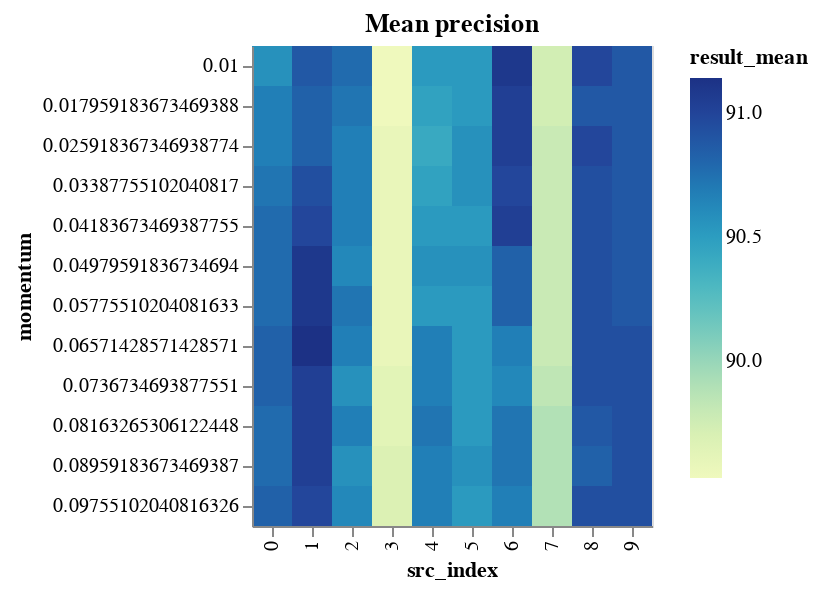

Write notebook code for a chart like this one.
### Code cell
momentum_results_encoding = {
    "x": "src_index:O",
    "y": "momentum:O",
    "color": "result_mean:Q",
}
momentum_results_tooltip = [
    "result_mean",
    "result_std",
    "neurons",
    "layers",
    "epochs",
    "learning_rate",
    "momentum",
    "src_index",
]
MOMENTUM_BINS = np.array_split(
    MOMENTUM_RANGE, MOMENTUM_RANGE.max() // MOMENTUM_BIN_SIZE + 1
)


def binified_momentum_heatmap(title, momentum_df):
    return binified_heatmap(
        title,
        momentum_df,
        "momentum",
        MOMENTUM_BINS,
        momentum_results_tooltip,
        **momentum_results_encoding
    )


binified_momentum_heatmap("Mean precision", momentum_results_df)

### Figure 1 — Vega-Lite specification as saved in the notebook (floating-point values rounded to 4 significant figures)
{"config": {"view": {"continuousWidth": 400, "continuousHeight": 300}}, "hconcat": [{"mark": "rect", "encoding": {"color": {"type": "quantitative", "field": "result_mean"}, "tooltip": [{"type": "quantitative", "field": "result_mean"}, {"type": "quantitative", "field": "result_std"}, {"type": "quantitative", "field": "neurons"}, {"type": "quantitative", "field": "layers"}, {"type": "quantitative", "field": "epochs"}, {"type": "quantitative", "field": "learning_rate"}, {"type": "quantitative", "field": "momentum"}, {"type": "quantitative", "field": "src_index"}], "x": {"type": "ordinal", "field": "src_index"}, "y": {"type": "ordinal", "field": "momentum"}}, "selection": {"selector007": {"type": "interval", "bind": "scales", "encodings": ["x", "y"]}}, "title": "Mean precision"}], "data": {"name": "data-00e7687defaf1b0b76cd716b2fbe7ee4"}, "$schema": "https://vega.github.io/schema/vega-lite/v4.8.1.json", "datasets": {"data-00e7687defaf1b0b76cd716b2fbe7ee4": [{"neurons": 14, "layers": 3, "epochs": 60, "learning_rate": 0.0416, "momentum": 0.04184, "result_mean": 90.78, "result_std": 0.4169, "src_index": 0}, {"neurons": 14, "layers": 3, "epochs": 60, "learning_rate": 0.0416, "momentum": 0.0498, "result_mean": 90.78, "result_std": 0.4169, "src_index": 0}, {"neurons": 14, "layers": 3, "epochs": 60, "learning_rate": 0.0416, "momentum": 0.05776, "result_mean": 90.78, "result_std": 0.4169, "src_index": 0}, {"neurons": 14, "layers": 3, "epochs": 60, "learning_rate": 0.0416, "momentum": 0.03388, "result_mean": 90.72, "result_std": 0.4477, "src_index": 0}, {"neurons": 14, "layers": 3, "epochs": 100, "learning_rate": 0.0294, "momentum": 0.06571, "result_mean": 91.14, "result_std": 0.4952, "src_index": 1}, {"neurons": 14, "layers": 3, "epochs": 100, "learning_rate": 0.0294, "momentum": 0.07367, "result_mean": 91.04, "result_std": 0.4853, "src_index": 1}, {"neurons": 14, "layers": 3, "epochs": 100, "learning_rate": 0.0294, "momentum": 0.08163, "result_mean": 91.04, "result_std": 0.4853, "src_index": 1}, {"neurons": 14, "layers": 3, "epochs": 100, "learning_rate": 0.0294, "momentum": 0.03388, "result_mean": 90.93, "result_std": 0.4836, "src_index": 1}, {"neurons": 14, "layers": 3, "epochs": 60, "learning_rate": 0.0457, "momentum": 0.09755, "result_mean": 90.62, "result_std": 0.4556, "src_index": 2}, {"neurons": 14, "layers": 3, "epochs": 100, "learning_rate": 0.0335, "momentum": 0.01, "result_mean": 91.09, "result_std": 0.5056, "src_index": 6}, {"neurons": 14, "layers": 3, "epochs": 60, "learning_rate": 0.0416, "momentum": 0.06571, "result_mean": 90.83, "result_std": 0.4981, "src_index": 0}, {"neurons": 14, "layers": 3, "epochs": 60, "learning_rate": 0.0416, "momentum": 0.01796, "result_mean": 90.67, "result_std": 0.4988, "src_index": 0}, {"neurons": 14, "layers": 3, "epochs": 60, "learning_rate": 0.0416, "momentum": 0.02592, "result_mean": 90.67, "result_std": 0.4988, "src_index": 0}, {"neurons": 14, "layers": 3, "epochs": 100, "learning_rate": 0.0294, "momentum": 0.02592, "result_mean": 90.83, "result_std": 0.5148, "src_index": 1}, {"neurons": 14, "layers": 3, "epochs": 100, "learning_rate": 0.0294, "momentum": 0.04184, "result_mean": 90.98, "result_std": 0.5403, "src_index": 1}, {"neurons": 14, "layers": 3, "epochs": 60, "learning_rate": 0.0376, "momentum": 0.08959, "result_mean": 90.57, "result_std": 0.5006, "src_index": 5}, {"neurons": 8, "layers": 1, "epochs": 130, "learning_rate": 0.0213, "momentum": 0.07367, "result_mean": 89.63, "result_std": 0.4083, "src_index": 3}, {"neurons": 8, "layers": 1, "epochs": 130, "learning_rate": 0.0213, "momentum": 0.08163, "result_mean": 89.63, "result_std": 0.4083, "src_index": 3}, {"neurons": 14, "layers": 3, "epochs": 60, "learning_rate": 0.0416, "momentum": 0.08959, "result_mean": 90.78, "result_std": 0.5267, "src_index": 0}, {"neurons": 14, "layers": 3, "epochs": 100, "learning_rate": 0.0294, "momentum": 0.0498, "result_mean": 91.09, "result_std": 0.5591, "src_index": 1}, {"neurons": 14, "layers": 3, "epochs": 100, "learning_rate": 0.0294, "momentum": 0.05776, "result_mean": 91.09, "result_std": 0.5591, "src_index": 1}, {"neurons": 14, "layers": 3, "epochs": 60, "learning_rate": 0.0457, "momentum": 0.05776, "result_mean": 90.72, "result_std": 0.5263, "src_index": 2}, {"neurons": 14, "layers": 3, "epochs": 60, "learning_rate": 0.0457, "momentum": 0.01, "result_mean": 90.78, "result_std": 0.532, "src_index": 2}, {"neurons": 14, "layers": 3, "epochs": 100, "learning_rate": 0.0294, "momentum": 0.08959, "result_mean": 91.04, "result_std": 0.5611, "src_index": 1}, {"neurons": 14, "layers": 3, "epochs": 100, "learning_rate": 0.0335, "momentum": 0.01796, "result_mean": 91.04, "result_std": 0.5611, "src_index": 6}, {"neurons": 14, "layers": 3, "epochs": 100, "learning_rate": 0.0335, "momentum": 0.02592, "result_mean": 91.04, "result_std": 0.5611, "src_index": 6}, {"neurons": 14, "layers": 3, "epochs": 100, "learning_rate": 0.0335, "momentum": 0.04184, "result_mean": 91.04, "result_std": 0.5635, "src_index": 6}, {"neurons": 14, "layers": 3, "epochs": 60, "learning_rate": 0.0416, "momentum": 0.07367, "result_mean": 90.83, "result_std": 0.5473, "src_index": 0}, {"neurons": 14, "layers": 3, "epochs": 60, "learning_rate": 0.0416, "momentum": 0.09755, "result_mean": 90.83, "result_std": 0.5473, "src_index": 0}, {"neurons": 14, "layers": 3, "epochs": 100, "learning_rate": 0.0294, "momentum": 0.01, "result_mean": 90.88, "result_std": 0.5559, "src_index": 1}, {"neurons": 14, "layers": 3, "epochs": 60, "learning_rate": 0.0416, "momentum": 0.08163, "result_mean": 90.78, "result_std": 0.5518, "src_index": 0}, {"neurons": 14, "layers": 3, "epochs": 90, "learning_rate": 0.0335, "momentum": 0.01796, "result_mean": 90.88, "result_std": 0.5624, "src_index": 8}, {"neurons": 14, "layers": 3, "epochs": 60, "learning_rate": 0.0457, "momentum": 0.06571, "result_mean": 90.67, "result_std": 0.5461, "src_index": 2}, {"neurons": 14, "layers": 3, "epochs": 60, "learning_rate": 0.0457, "momentum": 0.08163, "result_mean": 90.67, "result_std": 0.5461, "src_index": 2}, {"neurons": 14, "layers": 3, "epochs": 100, "learning_rate": 0.0294, "momentum": 0.09755, "result_mean": 90.98, "result_std": 0.5844, "src_index": 1}, {"neurons": 14, "layers": 3, "epochs": 60, "learning_rate": 0.0457, "momentum": 0.07367, "result_mean": 90.57, "result_std": 0.5453, "src_index": 2}, {"neurons": 14, "layers": 3, "epochs": 60, "learning_rate": 0.0457, "momentum": 0.08959, "result_mean": 90.57, "result_std": 0.5453, "src_index": 2}, {"neurons": 8, "layers": 1, "epochs": 130, "learning_rate": 0.0213, "momentum": 0.02592, "result_mean": 89.58, "result_std": 0.4545, "src_index": 3}, {"neurons": 8, "layers": 1, "epochs": 130, "learning_rate": 0.0213, "momentum": 0.03388, "result_mean": 89.58, "result_std": 0.4545, "src_index": 3}, {"neurons": 8, "layers": 1, "epochs": 130, "learning_rate": 0.0213, "momentum": 0.04184, "result_mean": 89.58, "result_std": 0.4545, "src_index": 3}, {"neurons": 8, "layers": 1, "epochs": 130, "learning_rate": 0.0213, "momentum": 0.0498, "result_mean": 89.58, "result_std": 0.4545, "src_index": 3}, {"neurons": 8, "layers": 1, "epochs": 130, "learning_rate": 0.0213, "momentum": 0.05776, "result_mean": 89.58, "result_std": 0.4545, "src_index": 3}, {"neurons": 8, "layers": 1, "epochs": 130, "learning_rate": 0.0213, "momentum": 0.06571, "result_mean": 89.58, "result_std": 0.4545, "src_index": 3}, {"neurons": 14, "layers": 3, "epochs": 60, "learning_rate": 0.0376, "momentum": 0.02592, "result_mean": 90.57, "result_std": 0.5545, "src_index": 5}, {"neurons": 14, "layers": 3, "epochs": 60, "learning_rate": 0.0376, "momentum": 0.03388, "result_mean": 90.57, "result_std": 0.5545, "src_index": 5}, {"neurons": 14, "layers": 3, "epochs": 60, "learning_rate": 0.0376, "momentum": 0.0498, "result_mean": 90.57, "result_std": 0.5545, "src_index": 5}, {"neurons": 14, "layers": 3, "epochs": 70, "learning_rate": 0.0335, "momentum": 0.05776, "result_mean": 90.52, "result_std": 0.5516, "src_index": 4}, {"neurons": 14, "layers": 3, "epochs": 90, "learning_rate": 0.0335, "momentum": 0.03388, "result_mean": 90.93, "result_std": 0.5956, "src_index": 8}, {"neurons": 8, "layers": 1, "epochs": 130, "learning_rate": 0.0254, "momentum": 0.01, "result_mean": 89.73, "result_std": 0.4775, "src_index": 7}, {"neurons": 8, "layers": 1, "epochs": 130, "learning_rate": 0.0254, "momentum": 0.01796, "result_mean": 89.73, "result_std": 0.4775, "src_index": 7}, {"neurons": 14, "layers": 3, "epochs": 60, "learning_rate": 0.0376, "momentum": 0.01, "result_mean": 90.52, "result_std": 0.5566, "src_index": 5}, {"neurons": 14, "layers": 3, "epochs": 60, "learning_rate": 0.0376, "momentum": 0.01796, "result_mean": 90.52, "result_std": 0.5566, "src_index": 5}, {"neurons": 14, "layers": 3, "epochs": 60, "learning_rate": 0.0376, "momentum": 0.04184, "result_mean": 90.52, "result_std": 0.5566, "src_index": 5}, {"neurons": 14, "layers": 3, "epochs": 60, "learning_rate": 0.0376, "momentum": 0.05776, "result_mean": 90.52, "result_std": 0.5566, "src_index": 5}, {"neurons": 14, "layers": 3, "epochs": 60, "learning_rate": 0.0376, "momentum": 0.06571, "result_mean": 90.52, "result_std": 0.5566, "src_index": 5}, {"neurons": 14, "layers": 3, "epochs": 60, "learning_rate": 0.0376, "momentum": 0.07367, "result_mean": 90.52, "result_std": 0.5566, "src_index": 5}, {"neurons": 14, "layers": 3, "epochs": 60, "learning_rate": 0.0376, "momentum": 0.08163, "result_mean": 90.52, "result_std": 0.5566, "src_index": 5}, {"neurons": 14, "layers": 3, "epochs": 60, "learning_rate": 0.0376, "momentum": 0.09755, "result_mean": 90.52, "result_std": 0.5566, "src_index": 5}, {"neurons": 14, "layers": 3, "epochs": 60, "learning_rate": 0.0457, "momentum": 0.01796, "result_mean": 90.72, "result_std": 0.5779, "src_index": 2}, {"neurons": 14, "layers": 3, "epochs": 60, "learning_rate": 0.0457, "momentum": 0.02592, "result_mean": 90.67, "result_std": 0.5728, "src_index": 2}, {"neurons": 14, "layers": 3, "epochs": 60, "learning_rate": 0.0457, "momentum": 0.03388, "result_mean": 90.67, "result_std": 0.5728, "src_index": 2}, {"neurons": 14, "layers": 3, "epochs": 60, "learning_rate": 0.0457, "momentum": 0.04184, "result_mean": 90.67, "result_std": 0.5728, "src_index": 2}, {"neurons": 14, "layers": 3, "epochs": 100, "learning_rate": 0.0335, "momentum": 0.05776, "result_mean": 90.83, "result_std": 0.5909, "src_index": 6}, {"neurons": 14, "layers": 3, "epochs": 100, "learning_rate": 0.0335, "momentum": 0.03388, "result_mean": 90.98, "result_std": 0.6094, "src_index": 6}, {"neurons": 8, "layers": 1, "epochs": 130, "learning_rate": 0.0254, "momentum": 0.02592, "result_mean": 89.79, "result_std": 0.5002, "src_index": 7}, {"neurons": 8, "layers": 1, "epochs": 130, "learning_rate": 0.0254, "momentum": 0.03388, "result_mean": 89.79, "result_std": 0.5002, "src_index": 7}, {"neurons": 8, "layers": 1, "epochs": 130, "learning_rate": 0.0254, "momentum": 0.04184, "result_mean": 89.79, "result_std": 0.5002, "src_index": 7}, {"neurons": 8, "layers": 1, "epochs": 130, "learning_rate": 0.0254, "momentum": 0.0498, "result_mean": 89.79, "result_std": 0.5002, "src_index": 7}, {"neurons": 8, "layers": 1, "epochs": 130, "learning_rate": 0.0254, "momentum": 0.05776, "result_mean": 89.79, "result_std": 0.5002, "src_index": 7}, {"neurons": 8, "layers": 1, "epochs": 130, "learning_rate": 0.0254, "momentum": 0.06571, "result_mean": 89.79, "result_std": 0.5002, "src_index": 7}, {"neurons": 14, "layers": 3, "epochs": 90, "learning_rate": 0.0335, "momentum": 0.02592, "result_mean": 90.99, "result_std": 0.6226, "src_index": 8}, {"neurons": 14, "layers": 3, "epochs": 60, "learning_rate": 0.0457, "momentum": 0.0498, "result_mean": 90.62, "result_std": 0.5865, "src_index": 2}, {"neurons": 14, "layers": 3, "epochs": 100, "learning_rate": 0.0294, "momentum": 0.01796, "result_mean": 90.83, "result_std": 0.6112, "src_index": 1}, {"neurons": 14, "layers": 3, "epochs": 70, "learning_rate": 0.0335, "momentum": 0.03388, "result_mean": 90.46, "result_std": 0.5752, "src_index": 4}, {"neurons": 14, "layers": 3, "epochs": 90, "learning_rate": 0.0335, "momentum": 0.08959, "result_mean": 90.83, "result_std": 0.6156, "src_index": 8}, {"neurons": 8, "layers": 1, "epochs": 130, "learning_rate": 0.0213, "momentum": 0.08959, "result_mean": 89.68, "result_std": 0.5017, "src_index": 3}, {"neurons": 8, "layers": 1, "epochs": 130, "learning_rate": 0.0213, "momentum": 0.09755, "result_mean": 89.68, "result_std": 0.5017, "src_index": 3}, {"neurons": 14, "layers": 3, "epochs": 70, "learning_rate": 0.0335, "momentum": 0.0498, "result_mean": 90.57, "result_std": 0.5946, "src_index": 4}, {"neurons": 14, "layers": 3, "epochs": 90, "learning_rate": 0.0335, "momentum": 0.08163, "result_mean": 90.88, "result_std": 0.629, "src_index": 8}, {"neurons": 14, "layers": 3, "epochs": 60, "learning_rate": 0.0416, "momentum": 0.01, "result_mean": 90.57, "result_std": 0.5993, "src_index": 0}, {"neurons": 8, "layers": 1, "epochs": 130, "learning_rate": 0.0213, "momentum": 0.01, "result_mean": 89.53, "result_std": 0.4971, "src_index": 3}, {"neurons": 8, "layers": 1, "epochs": 130, "learning_rate": 0.0213, "momentum": 0.01796, "result_mean": 89.53, "result_std": 0.4971, "src_index": 3}, {"neurons": 14, "layers": 3, "epochs": 90, "learning_rate": 0.0335, "momentum": 0.05776, "result_mean": 90.93, "result_std": 0.6379, "src_index": 8}, {"neurons": 14, "layers": 3, "epochs": 90, "learning_rate": 0.0335, "momentum": 0.06571, "result_mean": 90.93, "result_std": 0.6379, "src_index": 8}, {"neurons": 14, "layers": 3, "epochs": 90, "learning_rate": 0.0335, "momentum": 0.07367, "result_mean": 90.93, "result_std": 0.6379, "src_index": 8}, {"neurons": 14, "layers": 3, "epochs": 70, "learning_rate": 0.0335, "momentum": 0.08163, "result_mean": 90.73, "result_std": 0.6185, "src_index": 4}, {"neurons": 14, "layers": 3, "epochs": 100, "learning_rate": 0.0335, "momentum": 0.0498, "result_mean": 90.83, "result_std": 0.6372, "src_index": 6}, {"neurons": 14, "layers": 3, "epochs": 90, "learning_rate": 0.0335, "momentum": 0.01, "result_mean": 90.99, "result_std": 0.6633, "src_index": 8}, {"neurons": 14, "layers": 3, "epochs": 90, "learning_rate": 0.0335, "momentum": 0.04184, "result_mean": 90.93, "result_std": 0.6588, "src_index": 8}, {"neurons": 14, "layers": 3, "epochs": 90, "learning_rate": 0.0335, "momentum": 0.0498, "result_mean": 90.93, "result_std": 0.6588, "src_index": 8}, {"neurons": 14, "layers": 3, "epochs": 70, "learning_rate": 0.0335, "momentum": 0.04184, "result_mean": 90.52, "result_std": 0.621, "src_index": 4}, {"neurons": 14, "layers": 3, "epochs": 100, "learning_rate": 0.0254, "momentum": 0.01, "result_mean": 90.88, "result_std": 0.6634, "src_index": 9}, {"neurons": 14, "layers": 3, "epochs": 100, "learning_rate": 0.0254, "momentum": 0.01796, "result_mean": 90.88, "result_std": 0.6634, "src_index": 9}, {"neurons": 14, "layers": 3, "epochs": 100, "learning_rate": 0.0254, "momentum": 0.02592, "result_mean": 90.88, "result_std": 0.6634, "src_index": 9}, {"neurons": 14, "layers": 3, "epochs": 100, "learning_rate": 0.0254, "momentum": 0.03388, "result_mean": 90.88, "result_std": 0.6634, "src_index": 9}, {"neurons": 14, "layers": 3, "epochs": 100, "learning_rate": 0.0254, "momentum": 0.04184, "result_mean": 90.88, "result_std": 0.6634, "src_index": 9}, {"neurons": 14, "layers": 3, "epochs": 100, "learning_rate": 0.0254, "momentum": 0.0498, "result_mean": 90.88, "result_std": 0.6634, "src_index": 9}, {"neurons": 14, "layers": 3, "epochs": 100, "learning_rate": 0.0254, "momentum": 0.05776, "result_mean": 90.88, "result_std": 0.6634, "src_index": 9}, {"neurons": 14, "layers": 3, "epochs": 70, "learning_rate": 0.0335, "momentum": 0.06571, "result_mean": 90.67, "result_std": 0.6586, "src_index": 4}, {"neurons": 14, "layers": 3, "epochs": 70, "learning_rate": 0.0335, "momentum": 0.07367, "result_mean": 90.67, "result_std": 0.6586, "src_index": 4}, {"neurons": 14, "layers": 3, "epochs": 70, "learning_rate": 0.0335, "momentum": 0.08959, "result_mean": 90.67, "result_std": 0.6586, "src_index": 4}, {"neurons": 14, "layers": 3, "epochs": 70, "learning_rate": 0.0335, "momentum": 0.09755, "result_mean": 90.67, "result_std": 0.6586, "src_index": 4}, {"neurons": 14, "layers": 3, "epochs": 100, "learning_rate": 0.0254, "momentum": 0.06571, "result_mean": 90.93, "result_std": 0.6935, "src_index": 9}, {"neurons": 14, "layers": 3, "epochs": 100, "learning_rate": 0.0254, "momentum": 0.07367, "result_mean": 90.93, "result_std": 0.6935, "src_index": 9}, {"neurons": 14, "layers": 3, "epochs": 100, "learning_rate": 0.0254, "momentum": 0.08163, "result_mean": 90.93, "result_std": 0.6935, "src_index": 9}, {"neurons": 8, "layers": 1, "epochs": 130, "learning_rate": 0.0254, "momentum": 0.07367, "result_mean": 89.84, "result_std": 0.5883, "src_index": 7}, {"neurons": 14, "layers": 3, "epochs": 90, "learning_rate": 0.0335, "momentum": 0.09755, "result_mean": 90.93, "result_std": 0.7166, "src_index": 8}, {"neurons": 14, "layers": 3, "epochs": 100, "learning_rate": 0.0335, "momentum": 0.07367, "result_mean": 90.62, "result_std": 0.687, "src_index": 6}, {"neurons": 14, "layers": 3, "epochs": 100, "learning_rate": 0.0335, "momentum": 0.06571, "result_mean": 90.67, "result_std": 0.6952, "src_index": 6}, {"neurons": 8, "layers": 1, "epochs": 130, "learning_rate": 0.0254, "momentum": 0.08163, "result_mean": 89.89, "result_std": 0.6202, "src_index": 7}, {"neurons": 8, "layers": 1, "epochs": 130, "learning_rate": 0.0254, "momentum": 0.08959, "result_mean": 89.89, "result_std": 0.6202, "src_index": 7}, {"neurons": 14, "layers": 3, "epochs": 70, "learning_rate": 0.0335, "momentum": 0.01796, "result_mean": 90.46, "result_std": 0.7012, "src_index": 4}, {"neurons": 14, "layers": 3, "epochs": 100, "learning_rate": 0.0335, "momentum": 0.09755, "result_mean": 90.67, "result_std": 0.7477, "src_index": 6}, {"neurons": 14, "layers": 3, "epochs": 70, "learning_rate": 0.0335, "momentum": 0.01, "result_mean": 90.52, "result_std": 0.7392, "src_index": 4}, {"neurons": 14, "layers": 3, "epochs": 100, "learning_rate": 0.0335, "momentum": 0.08163, "result_mean": 90.73, "result_std": 0.7694, "src_index": 6}, {"neurons": 14, "layers": 3, "epochs": 100, "learning_rate": 0.0335, "momentum": 0.08959, "result_mean": 90.73, "result_std": 0.7694, "src_index": 6}, {"neurons": 14, "layers": 3, "epochs": 70, "learning_rate": 0.0335, "momentum": 0.02592, "result_mean": 90.41, "result_std": 0.7531, "src_index": 4}, {"neurons": 14, "layers": 3, "epochs": 100, "learning_rate": 0.0254, "momentum": 0.08959, "result_mean": 90.93, "result_std": 0.819, "src_index": 9}, {"neurons": 14, "layers": 3, "epochs": 100, "learning_rate": 0.0254, "momentum": 0.09755, "result_mean": 90.93, "result_std": 0.819, "src_index": 9}, {"neurons": 8, "layers": 1, "epochs": 130, "learning_rate": 0.0254, "momentum": 0.09755, "result_mean": 89.89, "result_std": 0.7586, "src_index": 7}]}}
